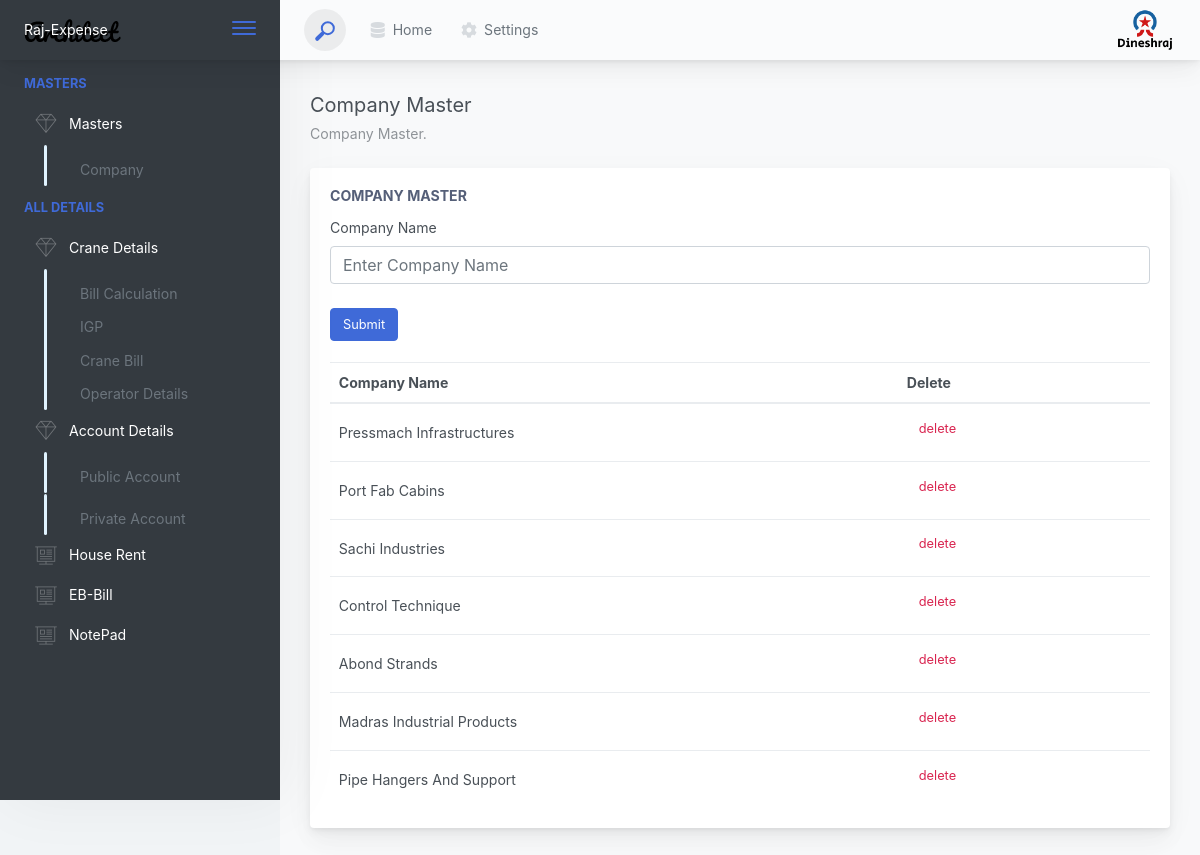
The page /dinesh/CompanyMaster (signed in) on the database its author committed.
### dineshApp/models.py (models this page shows)
class CompanyMasterModel(models.Model):
    company_name = models.CharField(max_length=100)

### dineshApp/views.py (the view, shortened to what this page needs)
# urls.py: path('CompanyMaster', views.CompanyMaster.as_view()),
@method_decorator(login_required(login_url="/dinesh/login"), name='dispatch')
class CompanyMaster(View):
    template_name = "company_master.html"
    def get(self, request):
        companies = CompanyMasterModel.objects.all()
        datas = {
            "companies": companies,
        }
        return render(request, template_name=self.template_name, context=datas)

### template/company_master.html (shortened to what this page needs)
{% extends 'base.html' %}
{% load static %}
{% block content %}
<div>Company Master
  <div class="page-title-subheading">Company Master.</div>
</div>
</div>
</div>
<ul class="body-tabs body-tabs-layout tabs-animated body-tabs-animated nav">
</ul>
<div class="tab-content">
	<div class="tab-pane tabs-animation fade show active" id="tab-content-0" role="tabpanel">
		<div class="main-card mb-3 card">
			<div class="card-body">
				<h5 class="card-title">Company Master</h5>
    <form method="post" enctype="multipart/form-data">
        <div class="form-row">
            <div class="col-md-12">
                <div class="position-relative form-group">
                    <label for="examplePassword11" class="">Company Name</label>
                    <input type="text" required class="form-control" name="company_name" placeholder="Enter Company Name">
                </div>
            </div>
          </div>
        <button class="mt-2 btn btn-primary">Submit</button>
        <br> <br>
                <div class="table-responsive">
                    <table class="mb-0 table">
                        <thead>
                        <tr>
                            <th>Company Name</th>
                            <th>Delete</th>
                        </tr>
                        </thead>
                        <tbody>
                            {% for comp in companies %}
                                <tr>
                                    <td>{{ comp.company_name }}</td>
                                    <td>
                                        <a href="/dinesh/CompanyMasterDelete/{{comp.id}}" class="mb-2 mr-2 border-0 btn-transition btn btn-outline-danger">delete</a>
                                    </td>
                                </tr>
                            {% endfor %}
                        </tbody>
                    </table>
                </div>
			</div>
		</div>
</div>
</div>
{% endblock %}

### rows shown on the page
CompanyMasterModel: company_name "Pressmach Infrastructures"
CompanyMasterModel: company_name "Port Fab Cabins"
CompanyMasterModel: company_name "Sachi Industries"
CompanyMasterModel: company_name "Control Technique"
CompanyMasterModel: company_name "Abond Strands"
CompanyMasterModel: company_name "Madras Industrial Products"
CompanyMasterModel: company_name "Pipe Hangers And Support"
